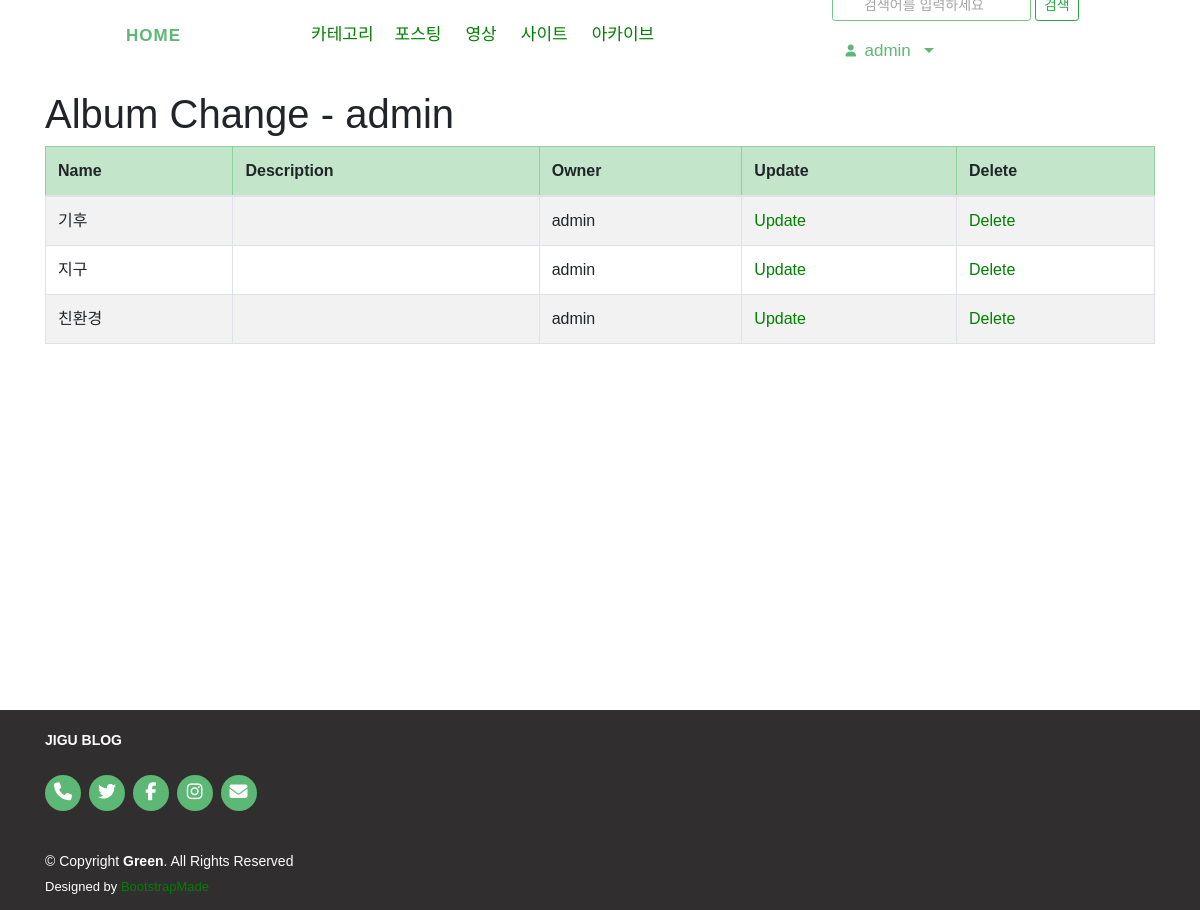
The page /photo/album/change/ (signed in) on the database its author committed.
### photo/models.py (models this page shows, shortened)
class Album(models.Model):
    name = models.CharField(max_length=30)
    description = models.CharField('One Line Description', max_length=100, blank=True)
    owner = models.ForeignKey('auth.User', on_delete = models.CASCADE, verbose_name='OWNER', blank=True, null=True)
    class Meta:
        ordering = ('name', )

### photo/views.py (the view)
# urls.py: path('album/change/', views.AlbumChangeCV.as_view(), name='album_change'),
class AlbumChangeCV(LoginRequiredMixin, ListView):
    template_name = 'photo/album_change_list.html'
    def get_queryset(self):
        return Album.objects.filter(owner = self.request.user)

### photo/templates/photo/album_change_list.html (shortened to what this page needs)
{% extends 'base.html' %}
{% block content %}
<div class="container">
    <h1>Album Change - {{user}}</h1>
    <table class="table table-striped table-bordered table-condensed">
        <thead>
            <tr class="table-success">
                <th>Name</th>
                <th>Description</th>
                <th>Owner</th>
                <th>Update</th>
                <th>Delete</th>
            </tr>
        </thead>
        <tbody>
            {% for item in object_list %}
            <tr>
                <td>{{ item.name }}</td>
                <td>{{ item.description }}</td>
                <td>{{ item.owner }}</td>
                <td><a href="{% url 'photo:album_update' item.id %}">Update</a></td>
                <td><a href="{% url 'photo:album_delete' item.id %}">Delete</a></td>
            </tr>
            {% endfor %}
        </tbody>
    </table>
</div>
{% endblock %}

### templates/base.html (shortened to what this page needs)
<!DOCTYPE html>
<html lang="ko">
<head>
    <link rel="stylesheet" href="https://maxcdn.bootstrapcdn.com/bootstrap/4.5.0/css/bootstrap.min.css">
    <link rel="stylesheet" as="style" crossorigin href="https://cdn.jsdelivr.net/gh/orioncactus/pretendard@v1.3.5/dist/web/static/pretendard.css" />
</head>
<body>
    <header id="header" class="d-flex align-items-center">
        <div class="navbar-collapse align-items-center ml-5">
            <div class="navbar-collapse align-items-center justify-content-between">
                <nav id="navbar" class="navbar navbar-expand-md ">
                    <h1 class="logo me-auto">
                        <a class="navbar-brand ml-5 mb-0 mx-5 font-weight-bold nav-link scrollto active" href="{% url 'home' %}">HOME</a>
                    </h1>
                    <ul class="navbar-nav mx-5" style="width:45%">
                        <li class="dropdown">
                            <a href="#">
                                <span class="mx-1">카테고리</span>
                            </a>
                        </li>
                        <li><a class="nav-link scrollto mx-1" href="{% url 'blog:index' %}">포스팅</a></li>
                        <li><a class="nav-link scrollto mx-1" href="{% url 'video:video' %}">영상</a></li>
                        <li><a class="nav-link scrollto mx-1" href="{% url 'blog:site' %}">사이트</a></li>
                        <li><a class="nav-link scrollto mx-1" href="{% url 'blog:post_archive' %}">아카이브</a></li>
                    </ul>
                    <div class="navbar">
                        <ul class="navbar-nav ml-3">
                            <form method="post" action="{% url 'blog:post_search' %}"> {% csrf_token %}
                                <input type="search" class="btn btn-outline-success btn-sm disabled" placeholder="검색어를 입력하세요" name="search_word" >
                                <button class="btn btn-outline-success btn-sm" type="submit" href="{% url 'blog:post_search' %}" > 검색 </button>
                            </form>
                        </ul>
                        <ul class="navbar-nav">
                            <li class="nav-item dropdown mx-1 btn">
                                {% if user.is_active %}
                                <a class="nav-link scrollto active dropdown-toggle text-black" href="#" data-toggle="dropdown">
                                    &ensp;{% firstof user.get_short_name user.get_username %}&ensp;
                                </a>
                                {% endif %}
                            </li>
                        </ul>
                    </div>
                </nav>
            </div>
        </div>
    </header>
    <div id="main-wrapper">
        <div id="main-content" class="">
            {% block content %}
            {% endblock %}
        </div>
    </div>
    <footer id="footer">
        <div class="container">
            <div class="footer_logo">JIGU BLOG</div>
            <div class="social-links">
                <a href="#" class="linkedin"><i class="fa-solid fa-phone"></i></a>
                <a href="#" class="twitter"><i class="fa-brands fa-twitter"></i></a>
                <a href="#" class="facebook"><i class="fa-brands fa-facebook-f"></i></a>
                <a href="#" class="instagram"><i class="fa-brands fa-instagram"></i></a>
                <a href="#" class="email"><i class="fa-solid fa-envelope"></i></a>
            </div>
            <div class="copyright">
                © Copyright <strong><span>Green</span></strong>. All Rights Reserved
            </div>
            <div class="credits">
                Designed by <a href="https://bootstrapmade.com/">BootstrapMade</a>
            </div>
        </div>
      </footer>
</body>
</html>

### templates/base.html (style rules this page uses)
* { font-family: 'Noto Sans KR', sans-serif, Pretendard, -apple-system, BlinkMacSystemFont, system-ui, Roboto, "Helvetica Neue", "Segoe UI", "Apple SD Gothic Neo", "Noto Sans KR", "Malgun Gothic", "Apple Color Emoji", "Segoe UI Emoji", "Segoe UI Symbol", sans-serif; }
html, body { margin: 0; padding: 0; height: 100%; }
#main-wrapper { margin: 20px 0; height: auto; min-height: 100%; padding-bottom: 266px; }
footer .footer_logo { padding-bottom: 24px; color: black; font-weight: 600; }
#header { background: #fff; transition: all 0.5s; z-index: 997; height: 70px; }
#header .logo { font-size: 40px; margin: 0; padding: 0; line-height: 1; font-weight: 700; letter-spacing: 1px; text-transform: uppercase; }
#header .logo a { color: #5cb874; }
.navbar { padding: 0; }
.navbar ul { margin: 0; padding: 0; display: flex; list-style: none; align-items: center; }
.navbar li { position: relative; }
.navbar a, .navbar a:focus { display: flex; align-items: center; justify-content: space-between; padding: 10px 0 10px 30px; font-size: 17px; color: #222222; white-space: nowrap; transition: 0.3s; }
.navbar a:hover, .navbar .active, .navbar .active:focus, .navbar li:hover>a { color: #5cb874; }
#footer { background: rgb(48, 46, 46); color: #fff; font-size: 14px; text-align: left; padding: 10px 0; height: 200px; position: relative; transform : translateY(-100%); width: 100%; padding: 20px 0; }
#footer .social-links { margin: 0 0 40px 0; }
#footer .social-links a { font-size: 18px; display: inline-block; background: #5cb874; color: #fff; line-height: 1; padding: 8px 0; margin-right: 4px; border-radius: 50%; text-align: center; width: 36px; height: 36px; transition: 0.3s; }
#footer .copyright { margin: 0 0 5px 0; }
#footer .credits { font-size: 13px; }
#footer .footer_logo { color: white; }

### photo/templates/photo/album_change_list.html (style rules this page uses)
a:link { color : green; text-decoration: none; }

### rows shown on the page
Album: name "기후", owner "admin"
Album: name "지구", owner "admin"
Album: name "친환경", owner "admin"

### other values the page prints
{{ user }} "admin"
